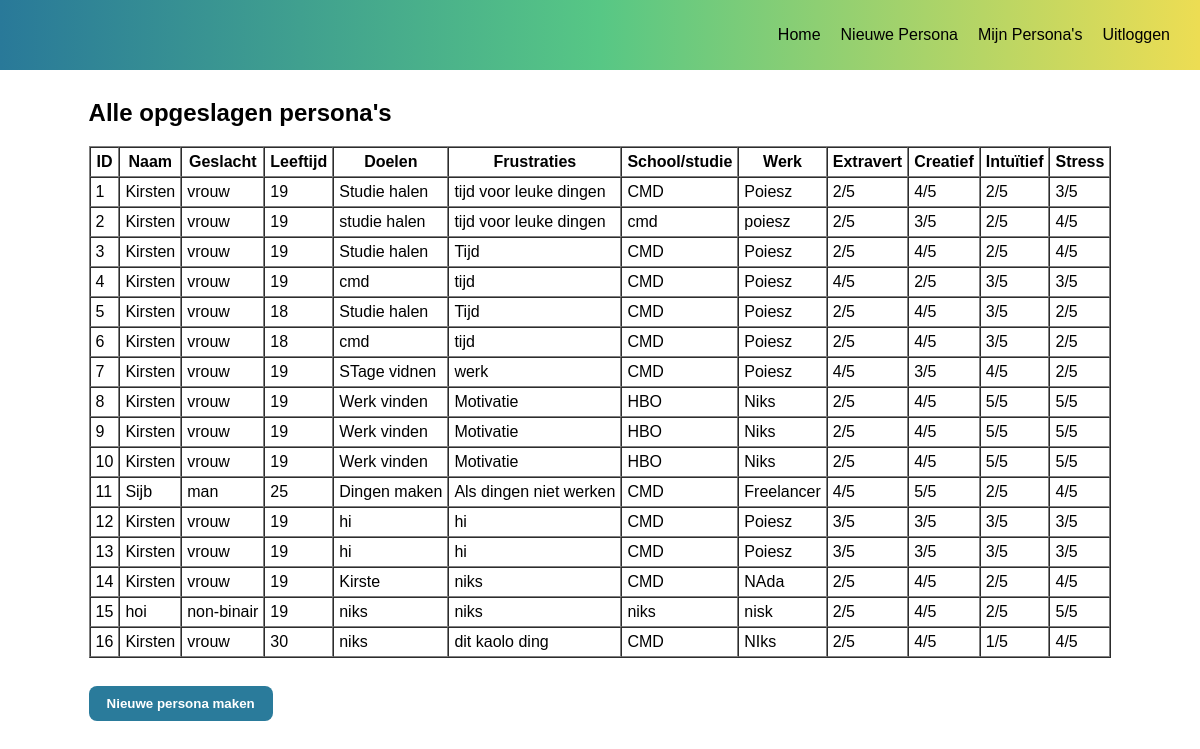
Before: /personas (signed in) with the older database file.
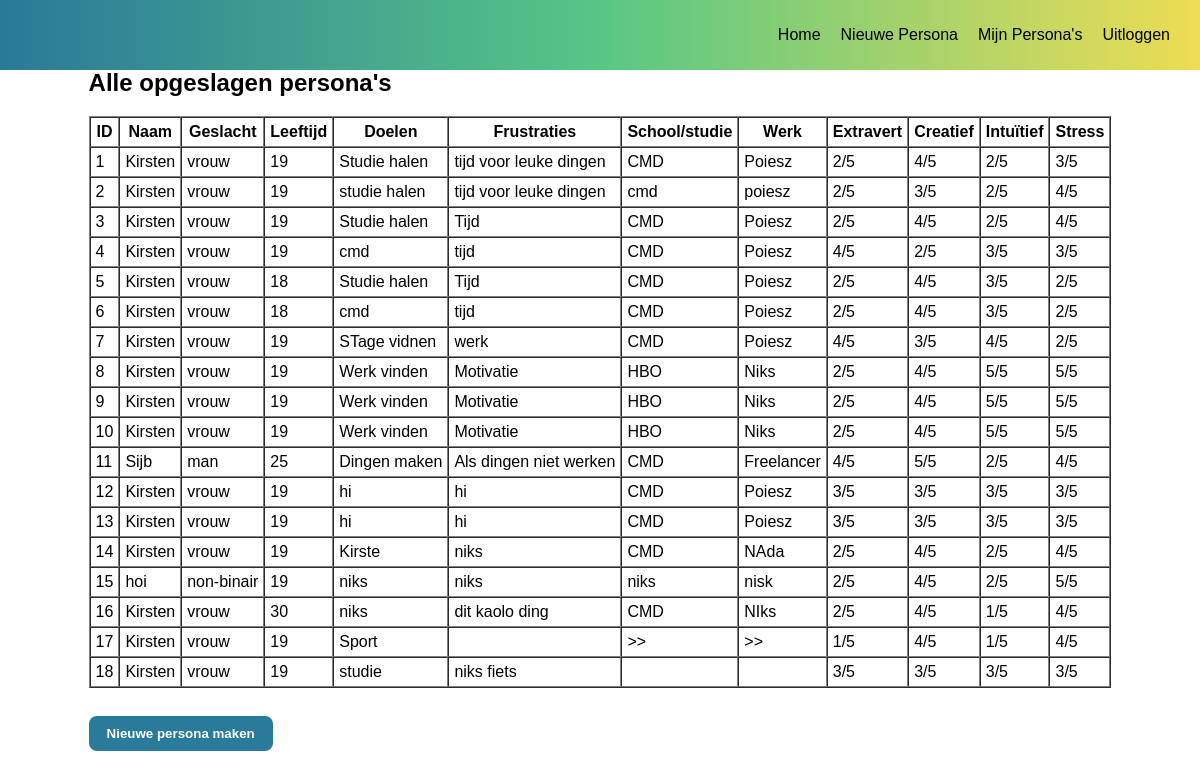
After: the same page with the newer database file.
### models.py (models this page shows, shortened)
class Persona(db.Model):
    id = db.Column(db.Integer, primary_key=True)
    naam = db.Column(db.String(100))
    geslacht = db.Column(db.String(20))
    leeftijd = db.Column(db.Integer)
    school = db.Column(db.Text)
    werk = db.Column(db.Text)
    doelen = db.Column(db.Text)
    frustraties = db.Column(db.Text)
    extravert = db.Column(db.Integer)
    creatief = db.Column(db.Integer)
    intuitief = db.Column(db.Integer)
    stress = db.Column(db.Integer)
    user_id = db.Column(db.Integer, db.ForeignKey('user.id'))

### app.py (the view)
@app.route('/personas')
def personas():
    if 'user_id' not in session:
        return redirect('/login')
    personas = Persona.query.filter_by(user_id=session['user_id']).all()
    return render_template('personas.html', personas=personas)

### templates/personas.html
{% extends "base.html" %}
{% block content %}
<h2>Alle opgeslagen persona's</h2>
{% if personas %}
<table border="1" cellpadding="5" cellspacing="0">
    <thead>
        <tr>
            <th>ID</th>
            <th>Naam</th>
            <th>Geslacht</th>
            <th>Leeftijd</th>
            <th>Doelen</th>
            <th>Frustraties</th>
            <th>School/studie</th>
            <th>Werk</th>
            <th>Extravert</th>
            <th>Creatief</th>
            <th>Intuïtief</th>
            <th>Stress</th>
        </tr>
    </thead>
    <tbody>
        {% for p in personas %}
        <tr>
            <td>{{ p.id }}</td>
            <td>{{ p.naam }}</td>
            <td>{{ p.geslacht }}</td>
            <td>{{ p.leeftijd }}</td>
            <td>{{ p.doelen }}</td>
            <td>{{ p.frustraties }}</td>
            <td>{{ p.school }}</td>
            <td>{{ p.werk }}</td>
            <td>{{ p.extravert }}/5</td>
            <td>{{ p.creatief }}/5</td>
            <td>{{ p.intuitief }}/5</td>
            <td>{{ p.stress }}/5</td>
        </tr>
        {% endfor %}
    </tbody>
</table>
{% else %}
<p>Er zijn nog geen persona's opgeslagen.</p>
{% endif %}
<br>
<a href="{{ url_for('stap1') }}"><button>Nieuwe persona maken</button></a>
{% endblock %}

### templates/base.html (shortened to what this page needs)
<!DOCTYPE html>
<html lang="nl">
<head>
    <link rel="stylesheet" href="{{ url_for('static', filename='style.css') }}">
</head>
<body>
    <nav>
        <ul>
            <li><a href="{{ url_for('index') }}">Home</a></li>
            {% if 'user_id' in session %}
            <li><a href="{{ url_for('stap1') }}">Nieuwe Persona</a></li>
            <li><a href="{{ url_for('personas') }}">Mijn Persona's</a></li>
            <li><a href="{{ url_for('logout') }}">Uitloggen</a></li>
            {% else %}
            <li><a href="{{ url_for('login') }}">Inloggen</a></li>
            <li><a href="{{ url_for('register') }}">Register</a></li>
            {% endif %}
        </ul>
    </nav>
    <div class="content">
        {% block content %}{% endblock %}
    </div>
</body>
</html>

### static/style.css (style rules this page uses)
* { box-sizing: border-box; font-family: Arial, Helvetica, sans-serif; }
body { margin: 0; height: 100vh; display: flex; align-items: center; justify-content: center; }
nav { position: fixed; top: 0; left: 0; width: 100%; background: #297999; background: linear-gradient(90deg, rgba(41, 121, 153, 1) 0%, rgba(87, 199, 133, 1) 50%, rgba(237, 221, 83, 1) 100%); }
nav ul { display: flex; justify-content: end; list-style: none; padding: 10px; }
nav li { margin-right: 20px; }
nav a { color: black; text-decoration: none; }
button { margin-top: 10px; padding: 10px 18px; border: none; background: #2A7B9B; color: white; font-weight: 600; border-radius: 8px; cursor: pointer; }

Changed rows visible on the page:
added Persona: id "17", naam "Kirsten", geslacht "vrouw", leeftijd "19", doelen "Sport", school ">>", werk ">>", extravert "1", creatief "4", intuitief "1", stress "4"
added Persona: id "18", naam "Kirsten", geslacht "vrouw", leeftijd "19", doelen "studie", frustraties "niks fiets", extravert "3", creatief "3", intuitief "3", stress "3"
